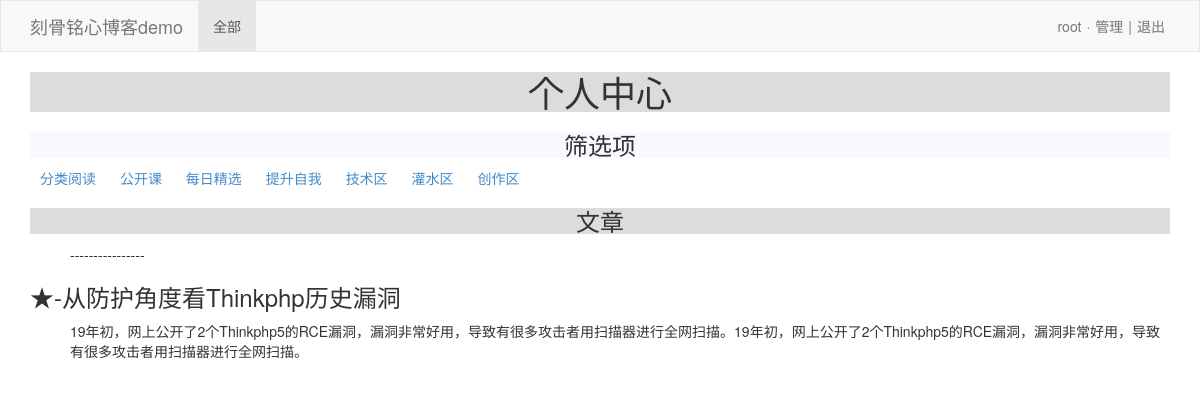
The app's page /article-1-1 (signed in) with its own data.
### xl_app/models.py (models this page shows)
class Articl(models.Model):#文章
    title=models.CharField(max_length=25)
    content=models.CharField(max_length=1000)
    cate=models.ForeignKey(Cate,on_delete=models.CASCADE)
    artcate=models.ForeignKey(Artcate,on_delete=models.CASCADE,default=1)
    comment_count = models.IntegerField(default=0)
    type_choices = [
        (1, "分类阅读"),
        (2, "公开课"),
        (3, "每日精选"),
        (4, "提升自我"),
        (5, "技术区"),
        (6, "灌水区"),
        (7, "创作区"),
    ]
    article_type_id = models.IntegerField(choices=type_choices, default=1)

### xl_app/views.py (the view)
# urls.py: re_path(r"^article-(?P<artcate_id>\d+)-(?P<cate_id>\d+)", views.article),
def article(request,**kwargs):
    if request.session.get('is_login',None):
        user=request.session.get('user',None)
        dic={}
        cate_id=models.UserInfo.objects.filter(username=user).first().cate.id
        req=models.Articl.objects.filter(article_type_id=int(kwargs['artcate_id']),cate=cate_id)
        art_cate=models.Articl.type_choices
        cate=models.Cate.objects.all()
        return render(request,'article.html',{
            'req':req,
            'art_cate':art_cate,
            'cate':cate,
            'kwgrgs':kwargs,
            'cate_id':cate_id
        })
    else:
        return HttpResponse("请先登陆")

### templates/article.html (shortened to what this page needs)
<!DOCTYPE html>
<html lang="en">
<head>
    <link rel="stylesheet" href="/static/bootstrap.css"/>
    <link rel="stylesheet" href="/static/edmure.css"/>
    <link rel="stylesheet" href="/static/commons.css"/>
    <link rel="stylesheet" href="/static/row-avatar.css"/>
</head>
<body>
{% include 'header.html' %}
<div class="container">
<center><h1 style="background: gainsboro ">
        个人中心  </h1>
    <h3 style="background:ghostwhite">筛选项</h3>
</center>
    <div  class="article-list">
        {% for i in art_cate %}
            {% if i.0 == kwgrgs.artcate_id %}
            <a  href="article-{{ i.0 }}-{{ kwgrgs.cate_id }}" class="atricle">{{ i.1 }}</a>
            {% else%}
            <a href="article-{{ i.0 }}-{{ kwgrgs.cate_id }}" class="art">{{ i.1 }}</a>
             {% endif %}
        {% endfor %}
    </div>
<center>
<h3 style="background: gainsboro">文章</h3>
</center>
{% for i in req %}
    <ul>----------------</ul>
    <b href="#"><h3>★-{{ i.title }}</h3></b>
    <ul>{{ i.content}}</ul>
{% endfor %}
</div>
</body>
</html>

### static/edmure.css (style rules this page uses)
@media (min-width: 768px) { .container { width: 750px; } }
@media (min-width: 992px) { .container { width: 970px; } }
@media (min-width: 1200px) { .container { width: 1170px; } }

### templates/article.html (style rules this page uses)
.art { padding: 5px 5px; margin: 5px 5px; }

### records on screen
Articl: title "从防护角度看Thinkphp历史漏洞", content "19年初，网上公开了2个Thinkphp5的RCE漏洞，漏洞非常好用，导致有很多攻击者用扫描器进行全网扫描。19年初，网上公开了2个Thinkphp5的RCE漏洞，漏洞非常好用，导致有很多攻击者用扫描器进行全网扫描。"

### other values on screen
{{ request.session.user }} "root"
{{ i.1 }} "分类阅读" "公开课" "每日精选" "提升自我" "技术区" "灌水区" "创作区"
